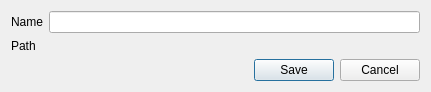
<?xml version="1.0" encoding="UTF-8"?>
<ui version="4.0">
 <class>dialogSaveFlagSheme</class>
 <widget class="QDialog" name="dialogSaveFlagSheme">
  <property name="geometry">
   <rect>
    <x>0</x>
    <y>0</y>
    <width>431</width>
    <height>92</height>
   </rect>
  </property>
  <property name="windowTitle">
   <string>Save Flags Scheme</string>
  </property>
  <layout class="QFormLayout" name="formLayout">
   <item row="0" column="0">
    <widget class="QLabel" name="label">
     <property name="text">
      <string>Name</string>
     </property>
    </widget>
   </item>
   <item row="1" column="0">
    <widget class="QLabel" name="label_2">
     <property name="text">
      <string>Path</string>
     </property>
    </widget>
   </item>
   <item row="1" column="1">
    <widget class="QgsFileWidget" name="wSchemeFilePath">
     <property name="dialogTitle">
      <string>Save File</string>
     </property>
    </widget>
   </item>
   <item row="2" column="0" colspan="2">
    <widget class="QDialogButtonBox" name="buttonBox">
     <property name="orientation">
      <enum>Qt::Horizontal</enum>
     </property>
     <property name="standardButtons">
      <set>QDialogButtonBox::Cancel|QDialogButtonBox::Save</set>
     </property>
    </widget>
   </item>
   <item row="0" column="1">
    <widget class="QLineEdit" name="tbSchemaName"/>
   </item>
  </layout>
 </widget>
 <customwidgets>
  <customwidget>
   <class>QgsFileWidget</class>
   <extends>QWidget</extends>
   <header>qgsfilewidget.h</header>
  </customwidget>
 </customwidgets>
 <resources/>
 <connections>
  <connection>
   <sender>buttonBox</sender>
   <signal>accepted()</signal>
   <receiver>dialogSaveFlagSheme</receiver>
   <slot>accept()</slot>
   <hints>
    <hint type="sourcelabel">
     <x>248</x>
     <y>254</y>
    </hint>
    <hint type="destinationlabel">
     <x>157</x>
     <y>274</y>
    </hint>
   </hints>
  </connection>
  <connection>
   <sender>buttonBox</sender>
   <signal>rejected()</signal>
   <receiver>dialogSaveFlagSheme</receiver>
   <slot>reject()</slot>
   <hints>
    <hint type="sourcelabel">
     <x>316</x>
     <y>260</y>
    </hint>
    <hint type="destinationlabel">
     <x>286</x>
     <y>274</y>
    </hint>
   </hints>
  </connection>
 </connections>
</ui>
